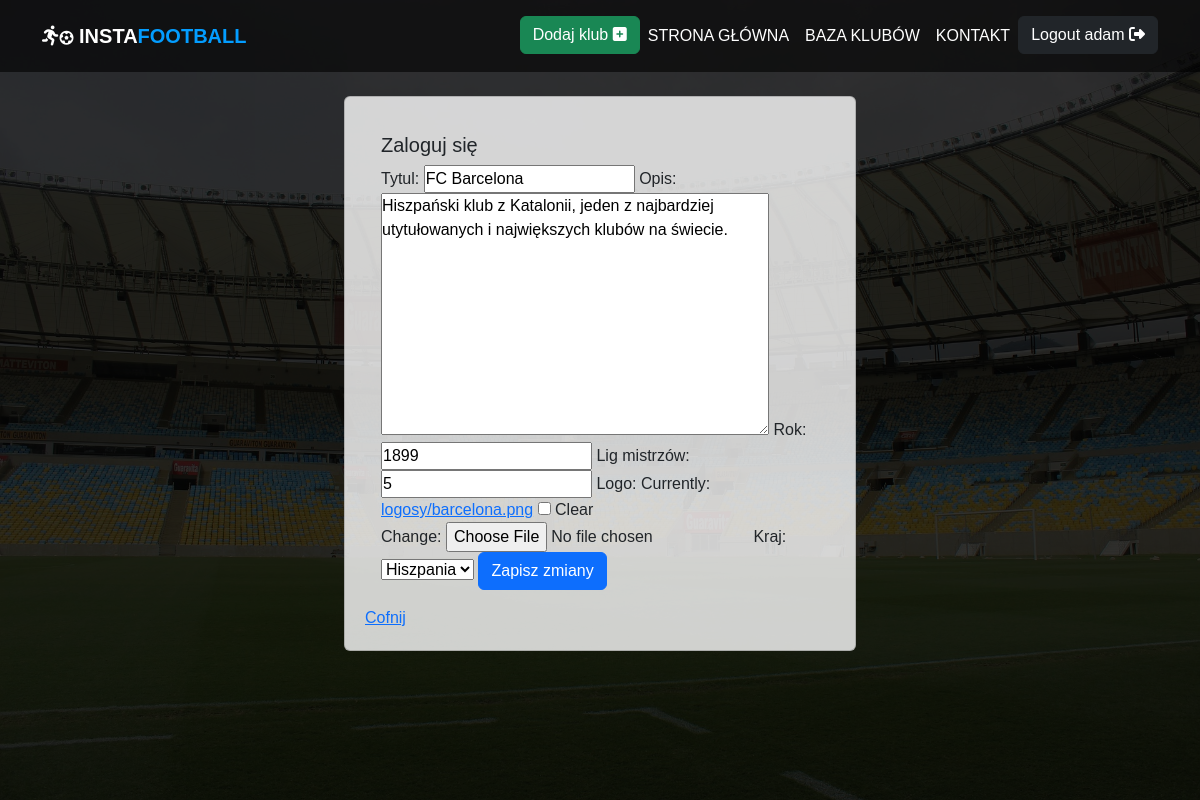
The page /football/edytuj/1/ (signed in) on the database its author committed.
### footballweb/models.py (models this page shows, shortened)
class Football(models.Model):
    tytul = models.CharField(max_length=64, blank=False, unique=True)
    rok = models.PositiveSmallIntegerField(default=1900)
    opis = models.TextField(default="")
    lig_mistrzów = models.PositiveSmallIntegerField(default=0, blank=True)
    logo = models.ImageField(upload_to="logosy", null=True, blank=True)
    kraj = models.PositiveSmallIntegerField(default=6, choices=Kraj.KRAJE)
    objects = models.Manager()
    kraje = FootballManager()

### footballweb/views.py (the view)
# urls.py: path('edytuj/<int:id>/', edytuj_fc, name="edytuj_fc"),
@login_required
def edytuj_fc(request, id):
    football = get_object_or_404(Football, pk=id)
    form_fc = FcForm(request.POST or None, request.FILES or None, instance=football)
    if form_fc.is_valid():
        ball = form_fc.save(commit=False)
        ball.save()
        return redirect(wyszukiwarka)
    return render(request, 'fc_form.html', {'form': form_fc,  'nowy': False})

### footballweb/forms.py
class FcForm(ModelForm):
    class Meta:
        model = Football
        fields = ['tytul', 'opis', 'rok', 'lig_mistrzów', 'logo', 'kraj']

### templates/fc_form.html (shortened to what this page needs)
{% extends 'glowny.html' %}
{% load bootstrap %}
{% block strona %}
<header class="hero-img">
    <br>
    <br>
    <br>
    <br>
    <div class="card" style="width: 32rem;">
        <div class="card-body">
            <h5 class="card-title">Zaloguj się</h5>
            <form method="POST" enctype="multipart/form-data">
                {{ form|bootstrap }}
                {% if nowy %}
                <button type="submit" class="btn btn-primary">Dodaj</button>
                {% else %}
                <button type="submit" class="btn btn-primary">Zapisz zmiany</button>
                {% endif %}
            </form>
        </div>
        <a href="{% url 'wszystkie_football' %}">Cofnij</a>
    </div>
</header>
{% endblock %}

### templates/menu.html (shortened to what this page needs)
  <nav class="navbar navbar-expand-lg position-fixed top-0 w-100 py-3" id="navId">
    <div class="container">
      <a class="navbar-brand" href="{% url 'wszystkie_football' %}"><i class="fa-solid fa-person-running"></i><i class="fa-solid fa-futbol"></i> insta<span
          class="blue-text">football</span></a>
      <div class="collapse navbar-collapse" id="navbarNavAltMarkup">
        <div class="navbar-nav ms-auto">
            <a href="{% url 'nowy_fc' %}"><button type="button" class="btn btn-success">Dodaj klub <i class="fa-solid fa-square-plus"></i></button></a>
            <li class="nav-item">
              <a class="nav-link" href="{% url 'wszystkie_football' %}">strona główna</a>
            </li>
            <li class="nav-item">
              <a class="nav-link" href="{% url 'wyszukiwarka' %}">Baza klubów</a>
            </li>
            <li class="nav-item">
              <a class="nav-link" href="{% url 'contact' %}">Kontakt</a>
            </li>
            {% if user.is_authenticated %}
            <a href="{% url 'logout' %}"><button type="button" class="btn btn-dark">Logout {{ user.username }} <i class="fa-solid fa-right-from-bracket"></i></button></a>
            {% else %}
            <a href="{% url 'register' %}"><button type="button" class="btn btn-success">Załóż konto</button></a>
            <a href="{% url 'login' %}"><button type="button" class="btn btn-primary">Login</button></a>
            {% endif %}
        </div>
      </div>
    </div>
  </nav>

### footballweb/static/nowy.css (style rules this page uses)
* { box-sizing: border-box; margin: 0; padding: 0; }
html { scroll-padding-top: 74px; }
body { font-family: "Montserrat", sans-serif; background-color: #ebecf2; }
.blue-text { color: #039dff; }
nav { background-color: rgba(0, 0, 0, 0.6); text-transform: uppercase; transition: background-color 0.6s; z-index: 1; }
nav .navbar-brand { font-weight: bold; }
nav .nav-link, nav .navbar-nav .show > .nav-link, nav .navbar-brand, nav .fa-bars { color: white; }
header.hero-img { position: relative; min-height: 100vh; background-image: url("./brazil.jpg"); background-size: cover; background-position: center; background-attachment: fixed; color: #fff; z-index: 0; }
.fa-futbol { font-size: 14px; }
.card { background-color: rgba(255, 255, 255, 0.8); padding: 20px; text-align: left; margin: 0 auto; }

### rows shown on the page
Football: tytul "FC Barcelona", opis "Hiszpański klub z Katalonii, jeden z najbardziej utytułowanych i największych klubów na świecie.", rok "1899", lig_mistrzów "5", kraj "Hiszpania"

### other values the page prints
{{ user.username }} "adam"
